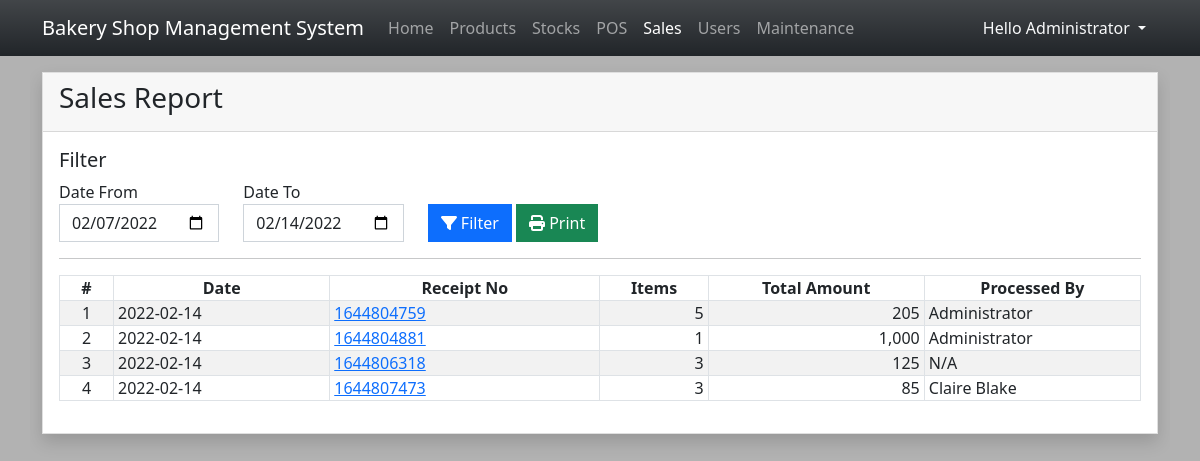
Page /?page=sales_report (signed in) on the committed database.
### tables this page shows
CREATE TABLE `transaction_list` (
  `transaction_id` int(30) NOT NULL,
  `receipt_no` text NOT NULL,
  `total` double NOT NULL DEFAULT 0,
  `tendered_amount` double NOT NULL DEFAULT 0,
  `change` double NOT NULL DEFAULT 0,
  `user_id` int(30) DEFAULT 1,
  `date_added` timestamp NOT NULL DEFAULT current_timestamp()
);

### DBConnection.php (called while the page is built, shortened)
<?php
function format_num($number = '',$decimal=''){
    if(is_numeric($number)){
        $ex = explode(".",$number);
        $dec_len = isset($ex[1]) ? strlen($ex[1]) : 0;
        if(!empty($decimal) || is_numeric($decimal)){
            return number_format($number,$decimal);
        }else{
            return number_format($number,$dec_len);
        }
    }else{
        return 'Invalid input.';
    }
}

### sales_report.php (the view, shortened to what this page needs)
<?php
$dfrom = isset($_GET['date_from']) ? $_GET['date_from'] : date("Y-m-d",strtotime(date("Y-m-d")." -1 week"));
$dto = isset($_GET['date_to']) ? $_GET['date_to'] : date("Y-m-d");
?>
<div class="card rounded-0 shadow">
    <div class="card-header d-flex justify-content-between">
        <h3 class="card-title">Sales Report</h3>
    </div>
    <div class="card-body">
        <h5>Filter</h5>
        <div class="row align-items-end">
            <div class="form-group col-md-2">
                <label for="date_from" class="control-label">Date From</label>
                <input type="date" name="date_from" id="date_from" value="<?php echo $dfrom ?>" class="form-control rounded-0">
            </div>
            <div class="form-group col-md-2">
                <label for="date_to" class="control-label">Date To</label>
                <input type="date" name="date_to" id="date_to" value="<?php echo $dto ?>" class="form-control rounded-0">
            </div>
            <div class="form-group col-md-4 d-flex">
                <div class="col-auto">
                    <button class="btn btn-primary rounded-0" id="filter" type="button"><i class="fa fa-filter"></i> Filter</button>
                    <button class="btn btn-success rounded-0" id="print" type="button"><i class="fa fa-print"></i> Print</button>
                </div>
            </div>
        </div>
        <hr>
        <div id="outprint">
        <table class="table table-hover table-striped table-bordered">
            <colgroup>
                <col width="5%">
                <col width="20%">
                <col width="25%">
                <col width="10%">
                <col width="20%">
                <col width="20%">
            </colgroup>
            <thead>
                <tr>
                    <th class="text-center p-0">#</th>
                    <th class="text-center p-0">Date</th>
                    <th class="text-center p-0">Receipt No</th>
                    <th class="text-center p-0">Items</th>
                    <th class="text-center p-0">Total Amount</th>
                    <th class="text-center p-0">Processed By</th>
                </tr>
            </thead>
            <tbody>
                <?php
                $user_where = "";
                $user_qry = $conn->query("SELECT user_id, fullname FROM user_list where user_id in (SELECT user_id FROM  `transaction_list` where date(date_added) between '{$dfrom}' and '{$dto}' {$user_where}) ");
                $user_arr = array_column($user_qry->fetch_all(MYSQLI_ASSOC),'fullname','user_id');
                $sql = "SELECT * FROM  `transaction_list` where date(date_added) between '{$dfrom}' and '{$dto}' {$user_where}  order by unix_timestamp(date_added) asc";
                $qry = $conn->query($sql);
                $i = 1;
                    while($row = $qry->fetch_assoc()):
                        $items = $conn->query("SELECT count(transaction_id) as `count` FROM `transaction_items` where transaction_id = '{$row['transaction_id']}' ")->fetch_assoc()['count'];
                ?>
                <tr>
                    <td class="text-center p-0"><?php echo $i++; ?></td>
                    <td class="py-0 px-1"><?php echo date("Y-m-d",strtotime($row['date_added'])) ?></td>
                    <td class="py-0 px-1"><a href="javascript:void(0)" class="view_data" data-id="<?php echo $row['transaction_id'] ?>"><?php echo $row['receipt_no'] ?></a></td>
                    <td class="py-0 px-1 text-end"><?php echo format_num($items) ?></td>
                    <td class="py-0 px-1 text-end"><?php echo format_num($row['total']) ?></td>
                    <td class="py-0 px-1"><?php echo isset($user_arr[$row['user_id']]) ? $user_arr[$row['user_id']] : 'N/A' ?></td>
                </tr>
                <?php endwhile; ?>
            </tbody>
        </table>
        </div>
    </div>
</div>

### index.php (style rules this page uses)
:root { --bs-success-rgb:71, 222, 152 !important; }
html,body { height:100%; width:100%; }
@media screen { body { background-image:url('./images/wallpaper.jfif') !important; background-size:cover; background-repeat:no-repeat; background-position:center center; backdrop-filter: brightness(0.7); } }

### rows in the picture
transaction_list: date_added "2022-02-14", receipt_no "1644804759", items "5", total "205", user "Administrator"
transaction_list: date_added "2022-02-14", receipt_no "1644804881", items "1", total "1,000", user "Administrator"
transaction_list: date_added "2022-02-14", receipt_no "1644806318", items "3", total "125", shows "N/A"
transaction_list: date_added "2022-02-14", receipt_no "1644807473", items "3", total "85", user "Claire Blake"

### other values in the picture
$_SESSION['fullname'] "Administrator"
